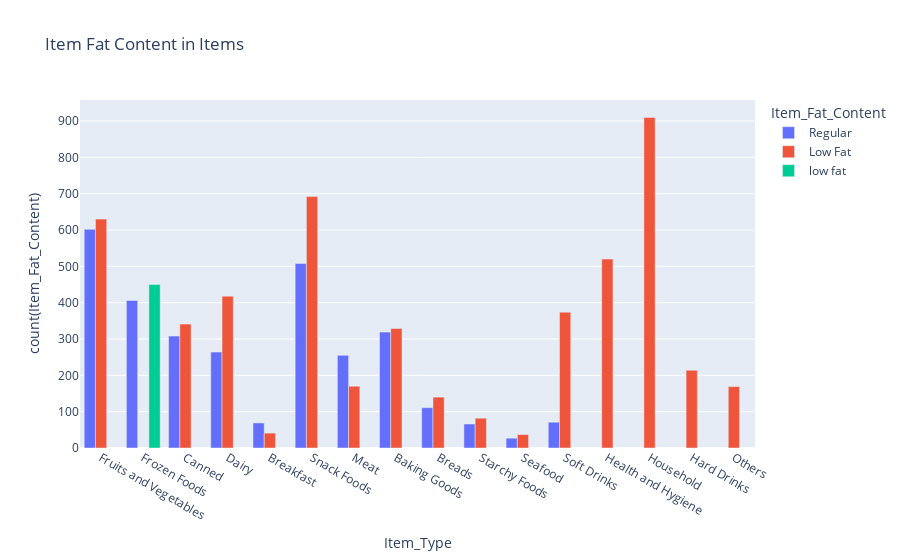

The cell this chart's notebook holds for it:
### Code cell
fig=px.bar(df5,x='Item_Type',y='count(Item_Fat_Content)',color='Item_Fat_Content',title='Item Fat Content in Items')
fig.update_layout(barmode='group')
fig.show()

### Figure 1 — Plotly figure (JSON) as saved in the notebook; plotly's stock layout.template omitted (floating-point values rounded to 4 significant figures)
{"data": [{"alignmentgroup": "True", "hovertemplate": "Item_Fat_Content=Regular<br>Item_Type=%{x}<br>count(Item_Fat_Content)=%{y}<extra></extra>", "legendgroup": "Regular", "marker": {"color": "#636efa", "pattern": {"shape": ""}}, "name": "Regular", "offsetgroup": "Regular", "orientation": "v", "showlegend": true, "textposition": "auto", "type": "bar", "x": ["Fruits and Vegetables", "Frozen Foods", "Canned", "Dairy", "Breakfast", "Snack Foods", "Meat", "Baking Goods", "Breads", "Starchy Foods", "Seafood", "Soft Drinks"], "xaxis": "x", "y": [602, 406, 308, 264, 69, 508, 255, 319, 111, 66, 27, 71], "yaxis": "y"}, {"alignmentgroup": "True", "hovertemplate": "Item_Fat_Content=Low Fat<br>Item_Type=%{x}<br>count(Item_Fat_Content)=%{y}<extra></extra>", "legendgroup": "Low Fat", "marker": {"color": "#EF553B", "pattern": {"shape": ""}}, "name": "Low Fat", "offsetgroup": "Low Fat", "orientation": "v", "showlegend": true, "textposition": "auto", "type": "bar", "x": ["Health and Hygiene", "Soft Drinks", "Household", "Fruits and Vegetables", "Canned", "Snack Foods", "Meat", "Breads", "Hard Drinks", "Others", "Dairy", "Baking Goods", "Seafood", "Breakfast", "Starchy Foods"], "xaxis": "x", "y": [520, 374, 910, 630, 341, 692, 170, 140, 214, 169, 418, 329, 37, 41, 82], "yaxis": "y"}, {"alignmentgroup": "True", "hovertemplate": "Item_Fat_Content=low fat<br>Item_Type=%{x}<br>count(Item_Fat_Content)=%{y}<extra></extra>", "legendgroup": "low fat", "marker": {"color": "#00cc96", "pattern": {"shape": ""}}, "name": "low fat", "offsetgroup": "low fat", "orientation": "v", "showlegend": true, "textposition": "auto", "type": "bar", "x": ["Frozen Foods"], "xaxis": "x", "y": [450], "yaxis": "y"}], "layout": {"barmode": "group", "legend": {"title": {"text": "Item_Fat_Content"}, "tracegroupgap": 0}, "title": {"text": "Item Fat Content in Items"}, "xaxis": {"anchor": "y", "domain": [0, 1], "title": {"text": "Item_Type"}}, "yaxis": {"anchor": "x", "domain": [0, 1], "title": {"text": "count(Item_Fat_Content)"}}}}
